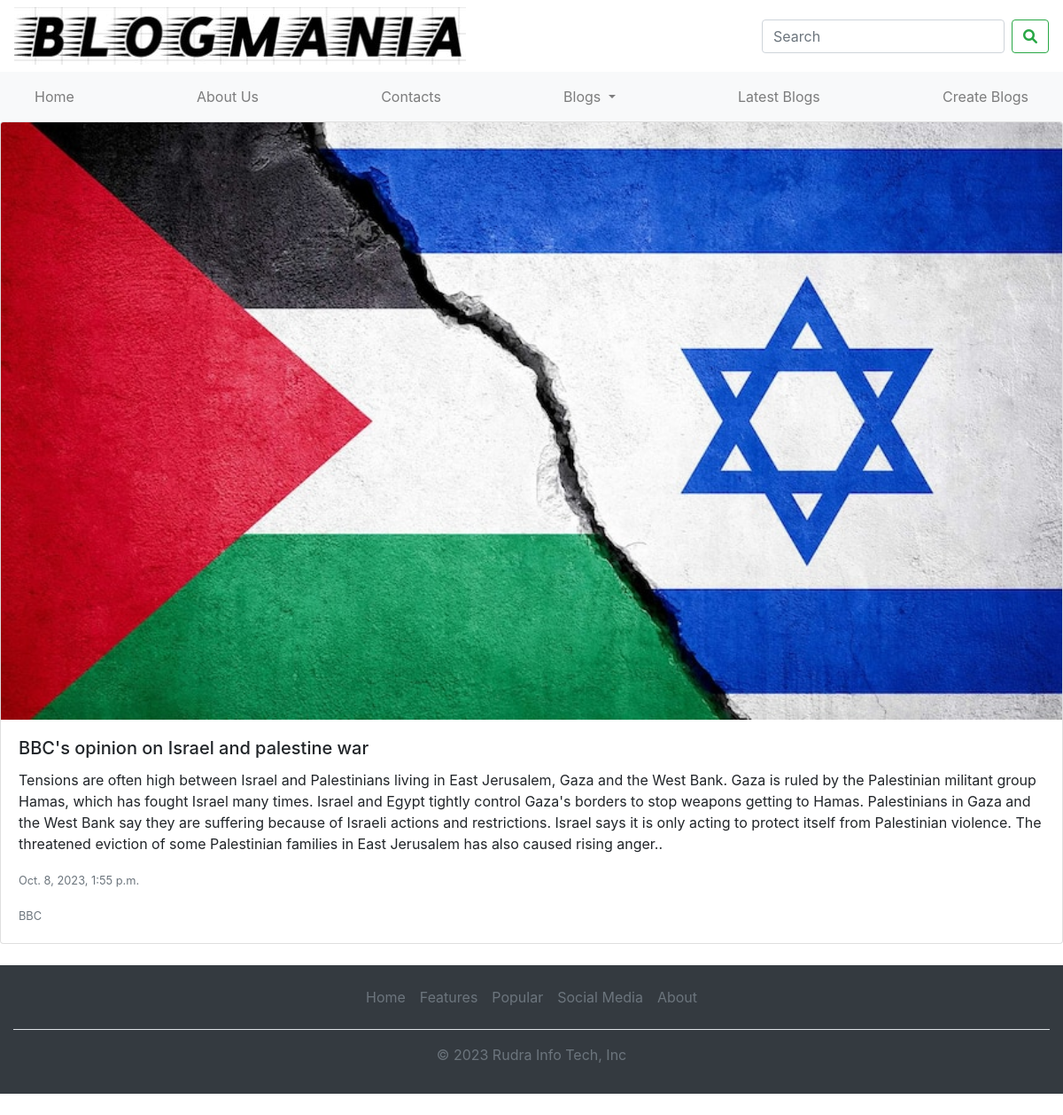
Page /blog/1/ on the committed database.
### blogapp/models.py (models this page shows, shortened)
class BlogInfo(models.Model):
   title = models.CharField(max_length=100)
   img=models.ImageField(null=True, upload_to='images')
   content =models.TextField()
   date_time=models.DateTimeField(auto_now_add=True)
   author=models.CharField(max_length=100)
   type=models.CharField(null=True , max_length=100)
   related_to=models.CharField(null=True,max_length=100)
   class Meta:
          db_table='bloginfo'

### blogapp/views.py (the view)
# urls.py: path('blog/<int:blog_id>/', views.blog_detail, name='blog_detail'),
def blog_detail(request, blog_id):
    blog = get_object_or_404(BlogInfo, pk=blog_id)
    return render(request, 'blogapp/blog_detail.html', {'blog': blog})

### blogapp/templates/blogapp/blog_detail.html
{% include 'blogapp/header.html'%}
    <div class="card mb-3">
       {% if blog.img %}
        <img src="{{ blog.img.url }}" class="card-img-top" alt="{{ blog.title }}">
        {% endif %}
        <div class="card-body">
          <h5 class="card-title">{{ blog.title }}</h5>
          <p class="card-text">{{ blog.content | safe }}.</p>
          <p class="card-text"><small class="text-muted">{{blog.date_time}}</small></p>
          <p class="card-text"><small class="text-muted">{{blog.author}}</small></p>
        </div>
      </div>
{% include 'blogapp/footer.html'%}

### rows in the picture
BlogInfo: img (picture), title "BBC's opinion on Israel and palestine war", content "Tensions are often high between Israel and Palestinians living in East Jerusalem, Gaza and the West Bank. Gaza is ruled by the Palestinian militant group Hamas, which has fought Israel many times. Israel and Egypt tightly control Gaza's borders to stop weapons getting to Hamas. Palestinians in Gaza and the West Bank say they are suffering because of Israeli actions and restrictions. Israel says it is only acting to protect itself from Palestinian violence. The threatened eviction of some Palestinian families in East Jerusalem has also caused rising anger.", date_time "Oct. 8, 2023, 1:55 p.m.", author "BBC"
